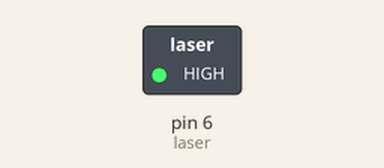
Recording of a sketch running on a simulated Arduino Uno, built with avr-gcc and run on an emulated ATmega328P. On the bench: switched loads named in the sketch (green lamp = pin HIGH).

Above: at 1.0 s.
At 3.0 s:
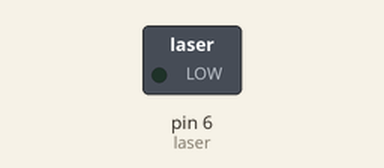
Timing chart, 0 to 5.2 s (numbered marks = the images above):
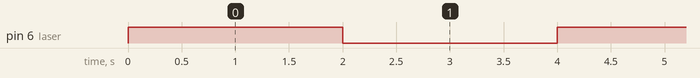

The sketch:

Laser.ino
```cpp
int laser = 6;

void setup() {
  pinMode(laser,OUTPUT);

}

void loop() {
  digitalWrite(laser,HIGH);
  delay(2000);
  digitalWrite(laser,LOW);
  delay(2000);

}
```

Measured:
- by itself, pin 6 (laser): alternates HIGH for 2.0 s and LOW for 2.0 s
